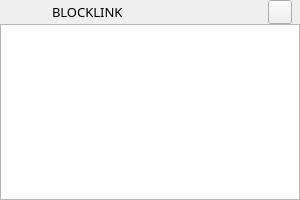
<?xml version="1.0" encoding="UTF-8"?>
<ui version="4.0">
 <class>MessageNotifyWidget</class>
 <widget class="QWidget" name="MessageNotifyWidget">
  <property name="geometry">
   <rect>
    <x>0</x>
    <y>0</y>
    <width>300</width>
    <height>200</height>
   </rect>
  </property>
  <property name="windowTitle">
   <string>Form</string>
  </property>
  <widget class="QTextBrowser" name="textBrowser">
   <property name="geometry">
    <rect>
     <x>0</x>
     <y>24</y>
     <width>300</width>
     <height>176</height>
    </rect>
   </property>
  </widget>
  <widget class="QLabel" name="label_titleBar">
   <property name="geometry">
    <rect>
     <x>0</x>
     <y>0</y>
     <width>300</width>
     <height>24</height>
    </rect>
   </property>
   <property name="text">
    <string/>
   </property>
  </widget>
  <widget class="QToolButton" name="toolButton">
   <property name="geometry">
    <rect>
     <x>268</x>
     <y>0</y>
     <width>24</width>
     <height>24</height>
    </rect>
   </property>
   <property name="text">
    <string/>
   </property>
  </widget>
  <widget class="QLabel" name="label_logo">
   <property name="geometry">
    <rect>
     <x>20</x>
     <y>2</y>
     <width>22</width>
     <height>18</height>
    </rect>
   </property>
   <property name="text">
    <string/>
   </property>
  </widget>
  <widget class="QLabel" name="label_lname">
   <property name="geometry">
    <rect>
     <x>52</x>
     <y>3</y>
     <width>81</width>
     <height>18</height>
    </rect>
   </property>
   <property name="font">
    <font>
     <family>微软雅黑</family>
     <pointsize>10</pointsize>
    </font>
   </property>
   <property name="text">
    <string>BLOCKLINK</string>
   </property>
  </widget>
 </widget>
 <resources/>
 <connections/>
</ui>
